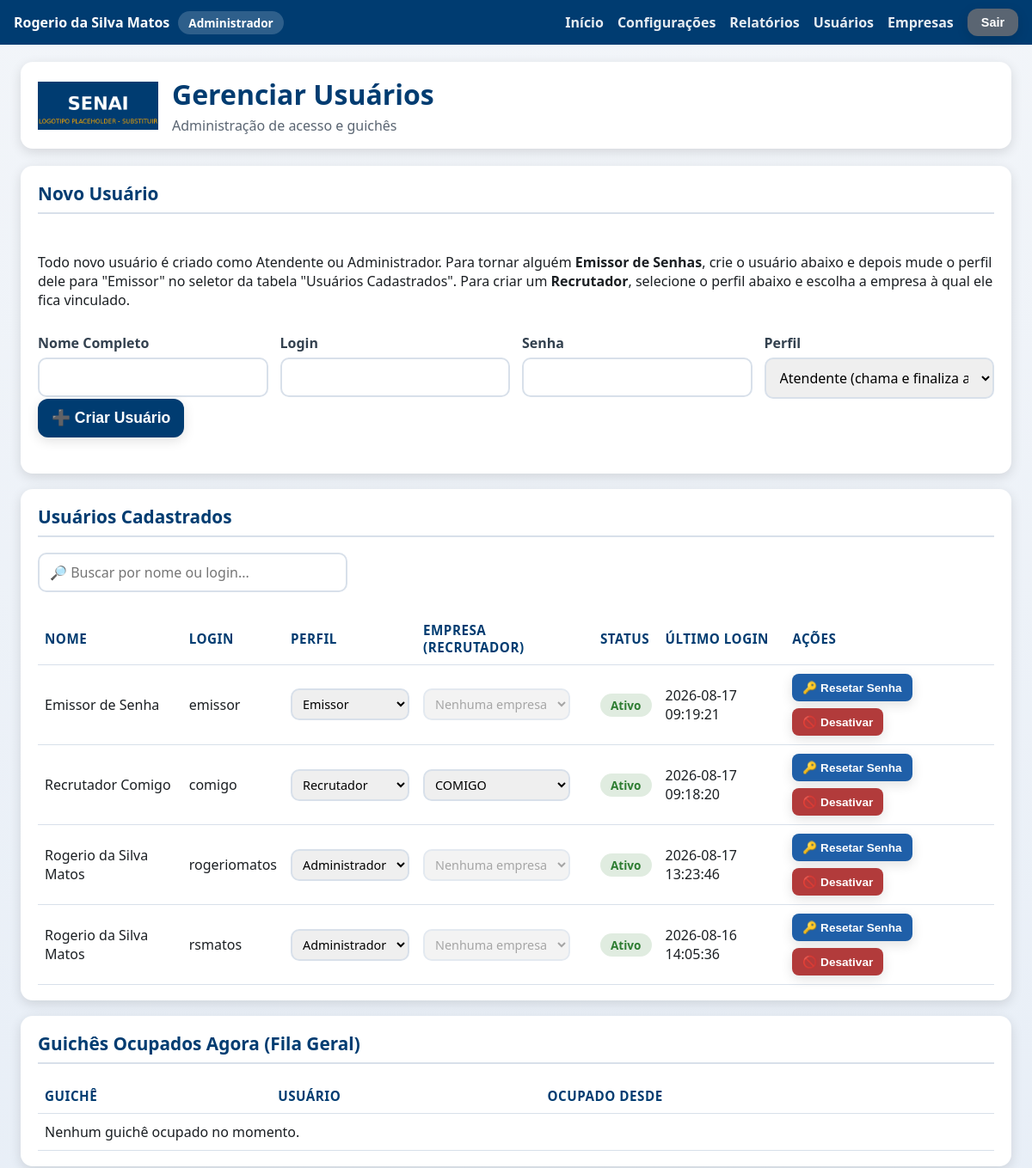
The page /admin/usuarios (signed in, upper part) on the database as committed earlier.
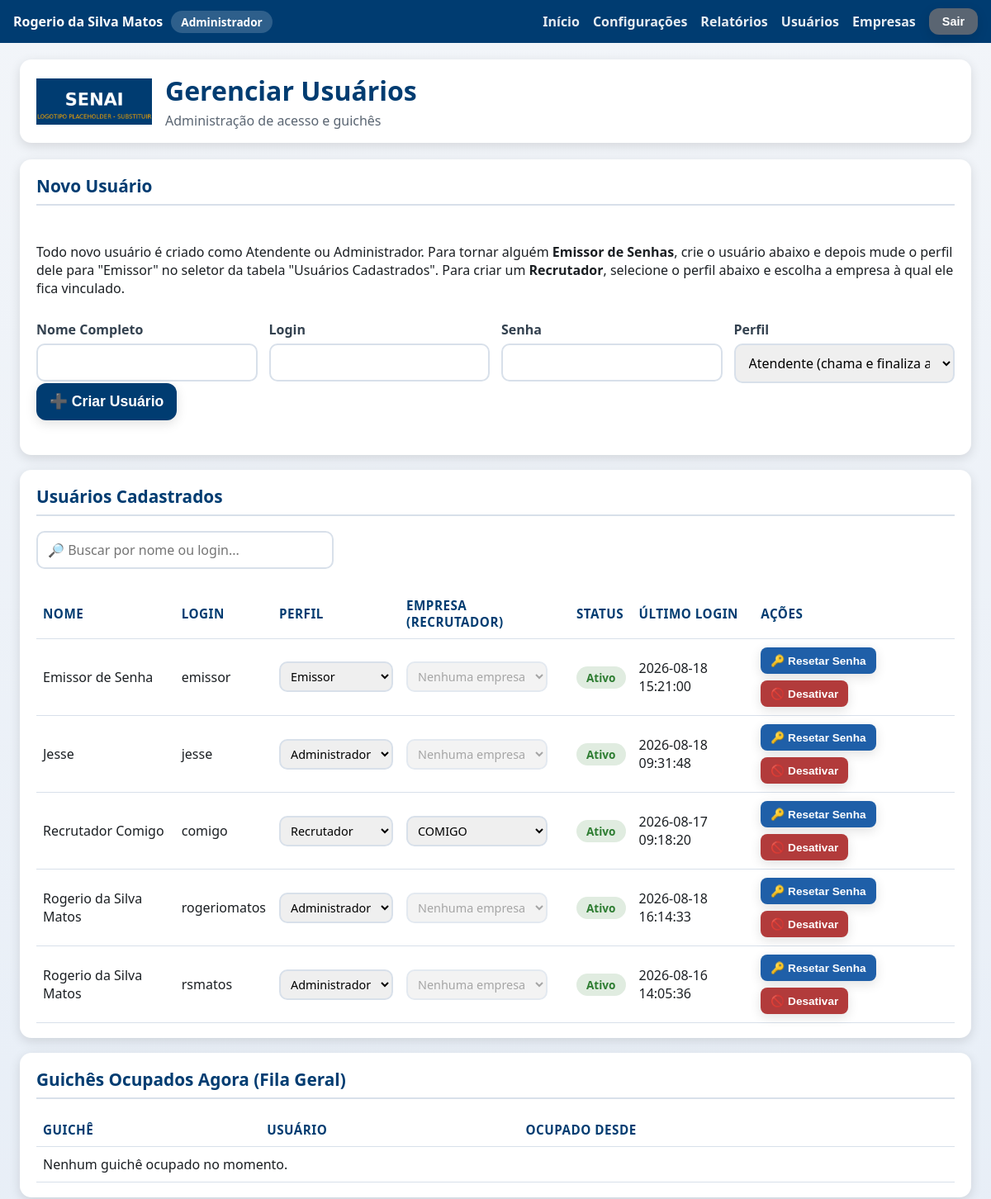
The same page on the database as committed later.
### tables this page shows
CREATE TABLE usuarios (
            id INTEGER PRIMARY KEY AUTOINCREMENT,
            nome_completo TEXT NOT NULL,
            login TEXT NOT NULL UNIQUE,
            senha_hash TEXT NOT NULL,
            perfil TEXT NOT NULL DEFAULT 'atendente',
            ativo INTEGER NOT NULL DEFAULT 1,
            data_criacao TEXT NOT NULL,
            ultimo_login TEXT
        , empresa_id INTEGER REFERENCES empresas (id));

CREATE TABLE empresas (
                id INTEGER PRIMARY KEY AUTOINCREMENT,
                nome TEXT NOT NULL UNIQUE,
                ativa INTEGER NOT NULL DEFAULT 1,
                data_criacao TEXT NOT NULL
            , logo_path TEXT, cor_principal TEXT, contador_atual INTEGER NOT NULL DEFAULT 0, atendimento_finalizado_em TEXT);

### app.py (the view)
@app.route("/admin/usuarios")
@auth.login_required
@auth.admin_required
def usuarios_tela():
    usuarios = database.listar_usuarios()
    guiches_ocupados = database.listar_guiches_ocupados()
    guiches_empresa_ocupados = database.listar_guiches_empresa_ocupados()
    empresas = database.listar_empresas()
    return render_template(
        "usuarios.html",
        config=config_manager.obter_todas(),
        usuarios=usuarios,
        guiches_ocupados=guiches_ocupados,
        guiches_empresa_ocupados=guiches_empresa_ocupados,
        empresas=empresas,
    )

### app.py (called while the page is built)
@app.context_processor
def injetar_usuario_logado():
    usuario_sessao = auth.usuario_logado()
    identidade_empresa = None
    if usuario_sessao and usuario_sessao.get("perfil") == PerfilUsuario.RECRUTADOR:
        empresa_id = usuario_sessao.get("empresa_id")
        if empresa_id:
            empresa = database.obter_empresa_por_id(empresa_id)
            if empresa and (empresa.logo_path or empresa.cor_principal):
                identidade_empresa = {"logo_path": empresa.logo_path, "cor": empresa.cor_principal}
    return {
        "usuario_logado": usuario_sessao,
        "eh_admin": auth.eh_admin(),
        "sigs_versao": SIGS_VERSAO,
        "identidade_empresa": identidade_empresa,
    }

### auth.py (called while the page is built)
def usuario_logado() -> Optional[dict]:
    usuario_id = session.get(CHAVE_SESSAO_USUARIO_ID)
    if usuario_id is None:
        return None
    return {
        "id": usuario_id,
        "nome_completo": session.get(CHAVE_SESSAO_NOME),
        "login": session.get(CHAVE_SESSAO_LOGIN),
        "perfil": session.get(CHAVE_SESSAO_PERFIL),
        "guiche": session.get(CHAVE_SESSAO_GUICHE),
        "empresa_id": session.get(CHAVE_SESSAO_EMPRESA_ID),
        "empresa_nome": session.get(CHAVE_SESSAO_EMPRESA_NOME),
    }

def eh_admin() -> bool:
    return session.get(CHAVE_SESSAO_PERFIL) == PerfilUsuario.ADMIN

def admin_required(funcao_view):
    @wraps(funcao_view)
    def wrapper(*args, **kwargs):
        if not eh_admin():
            if _requisicao_eh_api():
                return jsonify({"sucesso": False, "erro": "Acesso restrito a administradores."}), 403
            flash("Esta área é restrita a administradores.", "erro")
            return redirect(url_for("index"))
        return funcao_view(*args, **kwargs)
    return wrapper

### config.py (called while the page is built)
    def _conectar(self) -> sqlite3.Connection:
        conexao = sqlite3.connect(str(DATABASE_PATH), timeout=10, check_same_thread=False)
        conexao.row_factory = sqlite3.Row
        return conexao

### database.py (called while the page is built)
@contextmanager
def get_connection() -> Generator[sqlite3.Connection, None, None]:
    conexao = sqlite3.connect(str(DATABASE_PATH), timeout=10, check_same_thread=False)
    conexao.row_factory = sqlite3.Row
    conexao.execute("PRAGMA journal_mode = WAL")
    conexao.execute("PRAGMA foreign_keys = ON")
    try:
        yield conexao
    finally:
        conexao.close()

### models.py (called while the page is built)
    def to_dict_publico(self) -> dict:
        dados = asdict(self)
        dados.pop("senha_hash", None)
        return dados

### templates/usuarios.html (shortened to what this page needs)
{% extends "layout.html" %}
{% block conteudo %}
<div class="pagina pagina-usuarios">
    <header class="cabecalho">
        <img class="logo" src="{{ url_for('static', filename='img/logo.png') }}" alt="Logo SENAI">
        <div class="titulo-evento">
            <h1>Gerenciar Usuários</h1>
            <p>Administração de acesso e guichês</p>
        </div>
    </header>
    <main class="conteudo-principal">
        <section class="card card-formulario">
            <h2>Novo Usuário</h2>
            <p>
                Todo novo usuário é criado como Atendente ou Administrador.
                Para tornar alguém <strong>Emissor de Senhas</strong>, crie o
                usuário abaixo e depois mude o perfil dele para "Emissor" no
                seletor da tabela "Usuários Cadastrados". Para criar um
                <strong>Recrutador</strong>, selecione o perfil abaixo e
                escolha a empresa à qual ele fica vinculado.
            </p>
            <form id="form-novo-usuario">
                <div class="campos-identificacao">
                    <label>
                        Nome Completo
                        <input type="text" id="novo-nome" required>
                    </label>
                    <label>
                        Login
                        <input type="text" id="novo-login" required>
                    </label>
                    <label>
                        Senha
                        <input type="password" id="novo-senha" required minlength="6">
                    </label>
                    <label>
                        Perfil
                        <select id="novo-perfil">
                            <option value="atendente" selected>Atendente (chama e finaliza atendimentos)</option>
                        </select>
                    </label>
                </div>
                <button type="submit" class="botao botao-primario">➕ Criar Usuário</button>
                <div id="novo-usuario-mensagem" class="mensagem-status"></div>
            </form>
        </section>
        <section class="card">
            <h2>Usuários Cadastrados</h2>
            <input type="text" id="busca-usuarios" class="campo-busca-tabela"
                   placeholder="🔎 Buscar por nome ou login...">
            <table class="tabela-fila">
                <thead>
                    <tr>
                        <th>Nome</th>
                        <th>Login</th>
                        <th>Perfil</th>
                        <th>Empresa (Recrutador)</th>
                        <th>Status</th>
                        <th>Último Login</th>
                        <th>Ações</th>
                    </tr>
                </thead>
                <tbody id="usuarios-corpo">
                    {% for usuario in usuarios %}
                    <tr data-usuario-id="{{ usuario.id }}">
                        <td>{{ usuario.nome_completo }}</td>
                        <td>{{ usuario.login }}</td>
                        <td>
                            <select class="select-perfil" data-usuario-id="{{ usuario.id }}">
                                <option value="emissor" {% if usuario.perfil == 'emissor' %}selected{% endif %}>Emissor</option>
                                <option value="recrutador" {% if usuario.perfil == 'recrutador' %}selected{% endif %}>Recrutador</option>
                                <option value="admin" {% if usuario.perfil == 'admin' %}selected{% endif %}>Administrador</option>
                            </select>
                        </td>
                        <td>
                            <select class="select-empresa-recrutador" data-usuario-id="{{ usuario.id }}"
                                    {{ '' if usuario.perfil == 'recrutador' else 'disabled' }}>
                                <option value="">Nenhuma empresa</option>
                                {% for empresa in empresas %}
                                <option value="{{ empresa.id }}" {% if usuario.empresa_id == empresa.id %}selected{% endif %}>{{ empresa.nome }}</option>
                                {% endfor %}
                            </select>
                        </td>
                        <td>
                            <span class="status-badge-{{ 'ativo' if usuario.ativo else 'inativo' }}">
                                {{ 'Ativo' if usuario.ativo else 'Inativo' }}
                            </span>
                        </td>
                        <td>{{ usuario.ultimo_login or 'Nunca' }}</td>
                        <td class="acoes-usuario">
                            <button class="botao botao-secundario botao-acao-pequeno btn-resetar-senha" data-usuario-id="{{ usuario.id }}">
                                🔑 Resetar Senha
                            </button>
                            <button class="botao {{ 'botao-alerta' if usuario.ativo else 'botao-primario' }} botao-acao-pequeno btn-toggle-status"
                                    data-usuario-id="{{ usuario.id }}" data-ativo="{{ usuario.ativo | lower }}">
                                {{ '🚫 Desativar' if usuario.ativo else '✅ Ativar' }}
                            </button>
                        </td>
                    </tr>
                    {% endfor %}
                </tbody>
            </table>
        </section>
        <section class="card">
            <h2>Guichês Ocupados Agora (Fila Geral)</h2>
            <table class="tabela-fila">
                <thead>
                    <tr>
                        <th>Guichê</th>
                        <th>Usuário</th>
                        <th>Ocupado Desde</th>
                    </tr>
                </thead>
                <tbody>
                    {% for ocupacao in guiches_ocupados %}
                    <tr>
                        <td>{{ '%02d' | format(ocupacao.guiche) }}</td>
                        <td>{{ ocupacao.usuario_nome }}</td>
                        <td>{{ ocupacao.ocupado_desde }}</td>
                    </tr>
                    {% else %}
                    <tr><td colspan="3">Nenhum guichê ocupado no momento.</td></tr>
                    {% endfor %}
                </tbody>
            </table>
        </section>
    </main>
</div>
{% endblock %}

### templates/layout.html (shortened to what this page needs)
<!DOCTYPE html>
<html lang="pt-BR">
<head>
    <link rel="stylesheet" href="{{ url_for('static', filename='css/style.css') }}">
</head>
<body>
    {% if usuario_logado %}
    <div class="barra-usuario">
        <span class="barra-usuario-info">
            {{ usuario_logado.nome_completo }}
            <span class="barra-usuario-perfil">
                {% if eh_admin %}Administrador
                {% elif usuario_logado.perfil == 'emissor' %}Emissor de Senhas
                {% elif usuario_logado.perfil == 'recrutador' %}Recrutador{% if usuario_logado.empresa_nome %} — {{ usuario_logado.empresa_nome }}{% endif %}
                {% else %}Atendente
                {% endif %}
            </span>
        </span>
        <span class="barra-usuario-acoes">
            <a href="{{ url_for('index') }}">Início</a>
            {% if eh_admin %}
                <a href="{{ url_for('configuracoes_tela') }}">Configurações</a>
                <a href="{{ url_for('relatorios_tela') }}">Relatórios</a>
                <a href="{{ url_for('usuarios_tela') }}">Usuários</a>
                <a href="{{ url_for('empresas_tela') }}">Empresas</a>
            {% elif usuario_logado.perfil == 'recrutador' %}
                <!-- Recrutador também acessa Relatórios (somente da própria
                     empresa — ver auth.admin_ou_recrutador_required e
                     relatorios_tela em app.py), mas não os demais itens do
                     menu administrativo. -->
                <a href="{{ url_for('relatorios_tela') }}">Relatórios</a>
            {% endif %}
            <form method="POST" action="{{ url_for('logout_tela') }}" class="form-logout">
                <button type="submit" class="botao botao-terciario botao-sair">Sair</button>
            </form>
        </span>
    </div>
    {% endif %}
    {% block conteudo %}{% endblock %}
</body>
</html>

### static/css/style.css (style rules this page uses)
:root { --cor-principal: #003C71; --cor-principal-clara: #1F5FA8; --cor-secundaria: #F4A300; --cor-fundo: #F2F5F9; --cor-texto: #1B1F23; --cor-branco: #FFFFFF; --cor-cinza-borda: #D8E0EA; --cor-sucesso: #2E7D32; --cor-erro: #C62828; --sombra-padrao: 0 4px 14px rgba(0, 0, 0, 0.12); --raio-borda: 14px; --transicao-padrao: all 0.25s ease-in-out; }
* { box-sizing: border-box; }
body { margin: 0; font-family: "Segoe UI", Arial, Helvetica, sans-serif; background: linear-gradient(180deg, var(--cor-fundo) 0%, #E4ECF6 100%); color: var(--cor-texto); }
.pagina { max-width: 1200px; margin: 0 auto; padding: 20px 24px; padding-bottom: 72px; }
.cabecalho { display: flex; align-items: center; gap: 16px; background: var(--cor-branco); border-radius: var(--raio-borda); box-shadow: var(--sombra-padrao); padding: 16px 20px; margin-bottom: 20px; }
.cabecalho .logo { height: 56px; width: auto; object-fit: contain; }
.titulo-evento h1 { margin: 0; font-size: 2rem; color: var(--cor-principal); }
.titulo-evento p { margin: 4px 0 0; color: #5A6572; font-size: 1rem; }
.conteudo-principal { display: flex; flex-direction: column; gap: 18px; }
.card { background: var(--cor-branco); border-radius: var(--raio-borda); box-shadow: var(--sombra-padrao); padding: 18px 20px; }
.card h2 { margin-top: 0; color: var(--cor-principal); font-size: 1.3rem; border-bottom: 2px solid var(--cor-cinza-borda); padding-bottom: 8px; }
.campos-identificacao { display: flex; flex-wrap: wrap; gap: 14px; }
.campos-identificacao label, .card-formulario label { display: flex; flex-direction: column; gap: 6px; font-weight: 600; color: #33414F; flex: 1; min-width: 220px; }
input, select { padding: 10px 12px; border: 2px solid var(--cor-cinza-borda); border-radius: 10px; font-size: 1rem; font-family: inherit; transition: var(--transicao-padrao); }
.campo-busca-tabela { width: 100%; max-width: 360px; margin-bottom: 14px; }
.botao { border: none; border-radius: 12px; padding: 12px 16px; font-size: 1.1rem; font-weight: 700; cursor: pointer; transition: var(--transicao-padrao); box-shadow: var(--sombra-padrao); text-decoration: none; text-align: center; display: inline-flex; align-items: center; justify-content: center; gap: 8px; color: var(--cor-branco); }
.botao-primario { background: var(--cor-principal); }
.botao-secundario { background: var(--cor-principal-clara); }
.botao-terciario { background: #5A6572; }
.botao-alerta { background: #B23B3B; }
.tabela-fila { width: 100%; border-collapse: collapse; margin-top: 10px; }
.tabela-fila th, .tabela-fila td { text-align: left; padding: 10px 8px; border-bottom: 1px solid var(--cor-cinza-borda); }
.tabela-fila th { color: var(--cor-principal); font-size: 0.95rem; text-transform: uppercase; letter-spacing: 0.5px; }
.botao-acao-pequeno { padding: 8px 12px; font-size: 0.85rem; border-radius: 8px; margin-right: 6px; }
.card-formulario { display: flex; flex-direction: column; gap: 12px; }
.mensagem-status { font-weight: 600; min-height: 24px; }
.barra-usuario { display: flex; flex-wrap: wrap; align-items: center; justify-content: space-between; gap: 10px; background: var(--cor-principal); color: var(--cor-branco); padding: 10px 16px; }
.barra-usuario-info { display: flex; align-items: center; gap: 10px; font-weight: 600; flex-wrap: wrap; }
.barra-usuario-perfil, .barra-usuario-guiche { background: rgba(255, 255, 255, 0.18); border-radius: 999px; padding: 4px 12px; font-size: 0.85rem; font-weight: 700; }
.barra-usuario-acoes { display: flex; align-items: center; gap: 16px; flex-wrap: wrap; }
.barra-usuario-acoes a { color: var(--cor-branco); text-decoration: none; font-weight: 600; opacity: 0.9; }
.form-logout { margin: 0; }
.botao-sair { padding: 8px 16px; font-size: 0.9rem; }
.status-badge-ativo, .status-badge-inativo { padding: 4px 12px; border-radius: 999px; font-size: 0.85rem; font-weight: 700; }
.status-badge-ativo { background: rgba(46, 125, 50, 0.15); color: var(--cor-sucesso); }
.acoes-usuario { display: flex; gap: 8px; flex-wrap: wrap; }
.select-perfil, .select-empresa-recrutador { padding: 6px 8px; font-size: 0.9rem; }

Rows that differ between the two databases and show on the page:
changed usuarios "Emissor de Senha": ultimo_login "2026-08-17 09:19:21" → "2026-08-18 15:21:00"
added usuarios: nome_completo "Jesse", login "jesse", perfil+id "Administrador", ativo "Ativo", ultimo_login "2026-08-18 09:31:48", ativo "🚫 Desativar"
changed usuarios "rogeriomatos": ultimo_login "2026-08-17 13:23:46" → "2026-08-18 16:14:33"
